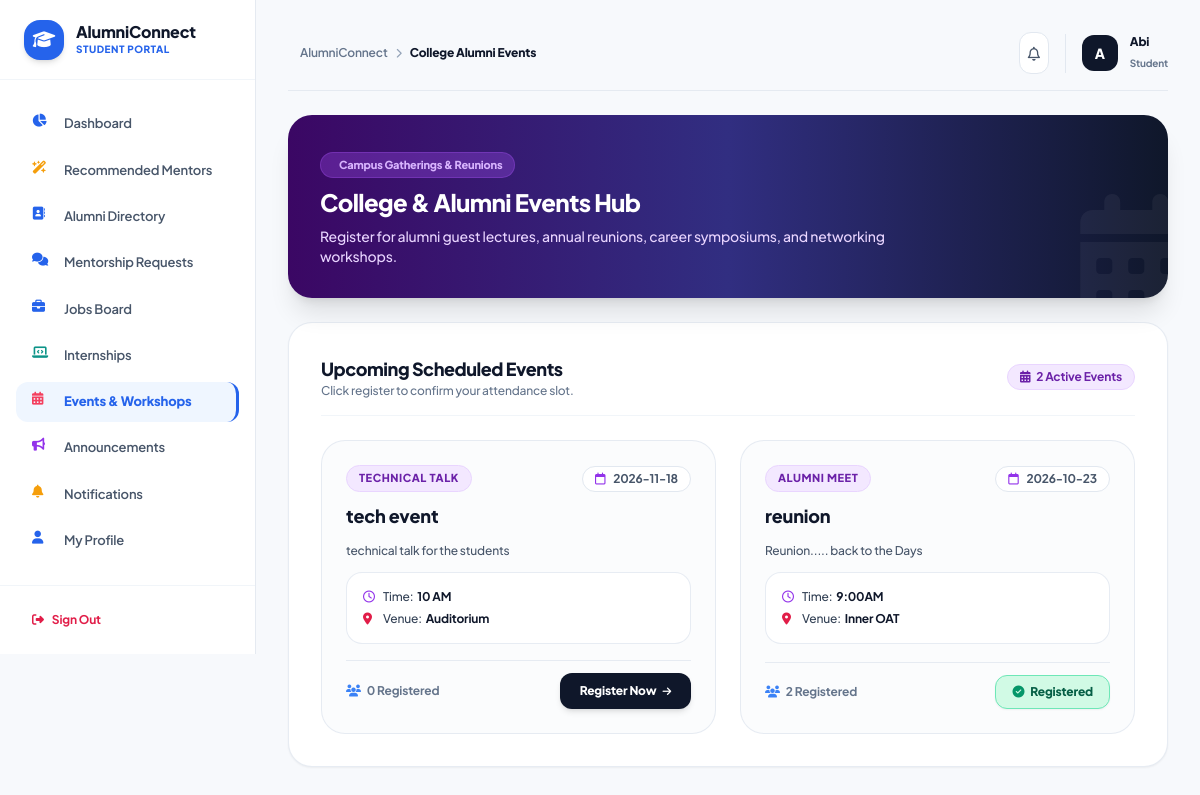
/student/events (signed in), run on the app's committed database.
### models/user.py (models this page shows, shortened)
class User(UserMixin, db.Model):
    __tablename__ = 'users'
    id = db.Column(db.Integer, primary_key=True)
    name = db.Column(db.String(100), nullable=False)
    email = db.Column(db.String(120), unique=True, nullable=False, index=True)
    password_hash = db.Column(db.String(255), nullable=False)
    role = db.Column(db.String(20), nullable=False, default='student')  # student, alumni, admin
    created_at = db.Column(db.DateTime, default=datetime.utcnow)
    is_active = db.Column(db.Boolean, default=True)
    student_profile = db.relationship('StudentProfile', backref='user', uselist=False, cascade="all, delete-orphan")
    alumni_profile = db.relationship('AlumniProfile', backref='user', uselist=False, cascade="all, delete-orphan")
    notifications = db.relationship('Notification', backref='user', cascade="all, delete-orphan")
    event_registrations = db.relationship('EventRegistration', backref='user', cascade="all, delete-orphan")

### models/events.py (models this page shows, shortened)
class Event(db.Model):
    __tablename__ = 'events'
    id = db.Column(db.Integer, primary_key=True)
    title = db.Column(db.String(150), nullable=False)
    description = db.Column(db.Text, nullable=False)
    event_date = db.Column(db.String(50), nullable=False)
    event_time = db.Column(db.String(50), nullable=False)
    venue = db.Column(db.String(150), nullable=False)
    event_type = db.Column(db.String(50), nullable=False, default='Alumni Meet')  # Alumni Meet, Webinar, Technical Talk, Workshop
    created_by = db.Column(db.Integer, db.ForeignKey('users.id'), nullable=False)
    created_at = db.Column(db.DateTime, default=datetime.utcnow)
    creator = db.relationship('User', backref='created_events')
    registrations = db.relationship('EventRegistration', backref='event', cascade="all, delete-orphan")

### routes/student.py (the view)
@student_bp.route('/events')
@login_required
@role_required('student')
def events():
    event_list = Event.query.order_by(Event.created_at.desc()).all()
    user_registrations = [er.event_id for er in EventRegistration.query.filter_by(user_id=current_user.id).all()]
    return render_template('student/events.html', events=event_list, user_registrations=user_registrations)

### utils/helpers.py (called while the page is built, shortened)
def role_required(*roles):
    def decorator(f):
        @wraps(f)
        def decorated_function(*args, **kwargs):
            if not current_user.is_authenticated:
                flash('Please log in to access this page.', 'warning')
                return redirect(url_for('auth.login'))
            return f(*args, **kwargs)
        return decorated_function
    return decorator

### templates/student/events.html (shortened to what this page needs)
{% extends 'base.html' %}
{% block header_title %}College Alumni Events{% endblock %}
{% block content %}
<div class="space-y-6">
    <div class="bg-gradient-to-r from-purple-950 via-indigo-900 to-slate-900 rounded-3xl p-6 sm:p-8 text-white shadow-xl flex flex-col sm:flex-row items-start sm:items-center justify-between gap-4 relative overflow-hidden">
        <div class="space-y-2 z-10">
            <div class="inline-flex items-center space-x-1.5 bg-purple-500/30 text-purple-300 text-[11px] font-extrabold px-3 py-1 rounded-full border border-purple-500/30">
                <span>Campus Gatherings & Reunions</span>
            </div>
            <h2 class="text-xl sm:text-2xl font-extrabold tracking-tight">College & Alumni Events Hub</h2>
            <p class="text-xs sm:text-sm text-purple-200 font-medium max-w-xl">Register for alumni guest lectures, annual reunions, career symposiums, and networking workshops.</p>
        </div>
        <div class="absolute -right-6 -bottom-6 text-white/5 text-9xl font-black pointer-events-none">
            <i class="fa-solid fa-calendar-days"></i>
        </div>
    </div>
    <div class="bg-white rounded-3xl border border-slate-200/80 p-6 sm:p-8 shadow-sm space-y-6">
        <div class="border-b pb-4 border-slate-100 flex items-center justify-between">
            <div>
                <h3 class="text-lg font-extrabold text-slate-900 tracking-tight">Upcoming Scheduled Events</h3>
                <p class="text-xs text-slate-500 font-medium">Click register to confirm your attendance slot.</p>
            </div>
            <span class="px-3 py-1 bg-purple-100 text-purple-800 text-xs font-bold rounded-full border border-purple-200"><i class="fa-solid fa-calendar-days mr-1"></i> {{ events|length }} Active Events</span>
        </div>
        <div class="grid grid-cols-1 md:grid-cols-2 gap-6">
            {% for ev in events %}
            <div class="p-6 rounded-3xl border border-slate-200/80 bg-slate-50/50 space-y-4 flex flex-col justify-between hover-lift transition-all">
                <div class="space-y-3">
                    <div class="flex items-center justify-between">
                        <span class="px-3 py-1 bg-purple-100 text-purple-800 text-[11px] font-extrabold rounded-full border border-purple-200 uppercase tracking-wider">{{ ev.event_type }}</span>
                        <span class="text-xs text-slate-600 font-bold bg-white px-3 py-1 rounded-full border border-slate-200"><i class="fa-regular fa-calendar text-purple-600 mr-1.5"></i> {{ ev.event_date }}</span>
                    </div>
                    <h4 class="text-lg font-extrabold text-slate-900 leading-snug">{{ ev.title }}</h4>
                    <p class="text-xs text-slate-600 leading-relaxed font-medium">{{ ev.description }}</p>
                    <div class="text-xs text-slate-700 space-y-1.5 bg-white p-4 rounded-2xl border border-slate-200/80 font-medium">
                        <p class="flex items-center"><i class="fa-regular fa-clock w-5 text-purple-600"></i> Time: <strong class="text-slate-900 ml-1">{{ ev.event_time }}</strong></p>
                        <p class="flex items-center"><i class="fa-solid fa-location-dot w-5 text-rose-600"></i> Venue: <strong class="text-slate-900 ml-1">{{ ev.venue }}</strong></p>
                    </div>
                </div>
                <div class="pt-3 border-t border-slate-200/80 flex items-center justify-between">
                    <span class="text-xs font-bold text-slate-500"><i class="fa-solid fa-users text-blue-500 mr-1"></i> {{ ev.registrations|length }} Registered</span>
                    {% if ev.id in user_registrations %}
                    <span class="px-4 py-2 bg-emerald-100 text-emerald-800 font-extrabold text-xs rounded-xl border border-emerald-300 shadow-sm flex items-center space-x-1.5">
                        <i class="fa-solid fa-circle-check text-emerald-600"></i>
                        <span>Registered</span>
                    </span>
                    {% else %}
                    <form action="{{ url_for('events.register_event', event_id=ev.id) }}" method="POST">
                        <button type="submit" class="px-5 py-2.5 bg-slate-900 hover:bg-slate-800 text-white font-extrabold text-xs rounded-xl shadow-md transition-all flex items-center space-x-1.5">
                            <span>Register Now</span>
                            <i class="fa-solid fa-arrow-right text-[10px]"></i>
                        </button>
                    </form>
                    {% endif %}
                </div>
            </div>
            {% endfor %}
        </div>
    </div>
</div>
{% endblock %}

### templates/base.html (shortened to what this page needs)
<!DOCTYPE html>
<html lang="en" class="h-full">
<head>
  <script src="https://cdn.tailwindcss.com"></script>
  <link rel="stylesheet" href="https://cdnjs.cloudflare.com/ajax/libs/font-awesome/6.5.1/css/all.min.css">
  <link rel="stylesheet" href="{{ url_for('static', filename='css/style.css') }}">
</head>
<body class="bg-[#F7F9FC] text-slate-900 font-sans min-h-full flex flex-col antialiased selection:bg-blue-100 selection:text-blue-900">
  {% if current_user.is_authenticated %}
  <div class="min-h-screen flex flex-col md:flex-row">
    <aside id="mobile-sidebar" class="fixed md:static top-0 left-0 z-50 h-full w-64 bg-white border-r border-[#E5EAF1] flex flex-col transition-transform duration-300 -translate-x-full md:translate-x-0 shrink-0">
      <div class="h-20 px-6 border-b border-slate-100 flex items-center justify-between">
        <a href="{{ url_for('auth.index') }}" class="flex items-center space-x-3">
          <div class="w-10 h-10 rounded-2xl {% if current_user.role == 'student' %}bg-blue-600{% elif current_user.role == 'alumni' %}bg-teal-600{% else %}bg-purple-600{% endif %} text-white flex items-center justify-center font-extrabold text-lg shadow-md">
            <i class="fa-solid fa-graduation-cap"></i>
          </div>
          <div>
            <span class="text-base font-extrabold text-slate-900 block leading-tight">AlumniConnect</span>
            <span class="text-[10px] font-extrabold uppercase tracking-wider block {% if current_user.role == 'student' %}text-blue-600{% elif current_user.role == 'alumni' %}text-teal-600{% else %}text-purple-600{% endif %}">
              {{ current_user.role.upper() }} PORTAL
            </span>
          </div>
        </a>
      </div>
      <nav class="flex-1 overflow-y-auto px-4 py-6 space-y-1.5">
        {% if current_user.role == 'student' %}
          <a href="{{ url_for('student.dashboard') }}" class="nav-link {% if request.endpoint == 'student.dashboard' %}active-student{% endif %}">
            <i class="fa-solid fa-chart-pie w-5 text-blue-600"></i>
            <span>Dashboard</span>
          </a>
          <a href="{{ url_for('student.recommended_mentors') }}" class="nav-link {% if request.endpoint == 'student.recommended_mentors' %}active-student{% endif %}">
            <i class="fa-solid fa-wand-magic-sparkles w-5 text-amber-500"></i>
            <span>Recommended Mentors</span>
          </a>
          <a href="{{ url_for('student.alumni_directory') }}" class="nav-link {% if request.endpoint == 'student.alumni_directory' %}active-student{% endif %}">
            <i class="fa-solid fa-address-book w-5 text-blue-600"></i>
            <span>Alumni Directory</span>
          </a>
          <a href="{{ url_for('student.mentorship_requests') }}" class="nav-link {% if request.endpoint == 'student.mentorship_requests' %}active-student{% endif %}">
            <i class="fa-solid fa-comments w-5 text-blue-600"></i>
            <span>Mentorship Requests</span>
          </a>
          <a href="{{ url_for('student.jobs') }}" class="nav-link {% if request.endpoint == 'student.jobs' %}active-student{% endif %}">
            <i class="fa-solid fa-briefcase w-5 text-blue-600"></i>
            <span>Jobs Board</span>
          </a>
          <a href="{{ url_for('student.internships') }}" class="nav-link {% if request.endpoint == 'student.internships' %}active-student{% endif %}">
            <i class="fa-solid fa-laptop-code w-5 text-teal-600"></i>
            <span>Internships</span>
          </a>
          <a href="{{ url_for('student.events') }}" class="nav-link {% if request.endpoint == 'student.events' %}active-student{% endif %}">
            <i class="fa-solid fa-calendar-days w-5 text-rose-500"></i>
            <span>Events & Workshops</span>
          </a>
          <a href="{{ url_for('student.announcements') }}" class="nav-link {% if request.endpoint == 'student.announcements' %}active-student{% endif %}">
            <i class="fa-solid fa-bullhorn w-5 text-purple-600"></i>
            <span>Announcements</span>
          </a>
          <a href="{{ url_for('student.notifications') }}" class="nav-link {% if request.endpoint == 'student.notifications' %}active-student{% endif %}">
            <i class="fa-solid fa-bell w-5 text-amber-500"></i>
            <span>Notifications</span>
          </a>
          <a href="{{ url_for('student.profile') }}" class="nav-link {% if request.endpoint == 'student.profile' %}active-student{% endif %}">
            <i class="fa-solid fa-user w-5 text-blue-600"></i>
            <span>My Profile</span>
          </a>
        {% endif %}
      </nav>
      <div class="p-4 border-t border-slate-100">
        <a href="{{ url_for('auth.logout') }}" class="flex items-center space-x-2 px-4 py-2.5 text-xs font-bold text-rose-600 hover:bg-rose-50 rounded-xl transition-all">
          <i class="fa-solid fa-right-from-bracket"></i>
          <span>Sign Out</span>
        </a>
      </div>
    </aside>
    <main class="flex-1 p-6 sm:p-8 space-y-6 overflow-y-auto">
      <header class="flex items-center justify-between pb-4 border-b border-[#E5EAF1]">
        <div class="flex items-center space-x-3">
          <div class="text-xs font-semibold text-slate-500 flex items-center space-x-2">
            <span>AlumniConnect</span>
            <i class="fa-solid fa-chevron-right text-[10px] text-slate-400"></i>
            <span class="text-slate-900 font-extrabold capitalize">{% block header_title %}Portal Center{% endblock %}</span>
          </div>
        </div>
        <div class="flex items-center space-x-4">
          <a href="{% if current_user.role == 'student' %}{{ url_for('student.notifications') }}{% else %}#{% endif %}" class="relative p-2 rounded-xl bg-white border border-slate-200 text-slate-600 hover:bg-slate-50 transition-colors">
            <i class="fa-regular fa-bell text-sm"></i>
          </a>
          <div class="flex items-center space-x-3 border-l border-slate-200 pl-4">
            <div class="w-9 h-9 rounded-xl bg-slate-900 text-white font-black flex items-center justify-center text-sm shadow-xs">
              {{ current_user.name[0]|upper }}
            </div>
            <div class="hidden sm:block">
              <span class="font-extrabold text-slate-900 text-xs block leading-tight">{{ current_user.name }}</span>
              <span class="text-[10px] font-bold text-slate-500 capitalize">{{ current_user.role }}</span>
            </div>
          </div>
        </div>
      </header>
      {% block content %}{% endblock %}
    </main>
  </div>
  {% endif %}
</body>
</html>

### static/css/style.css (style rules this page uses)
:root { --bg-page: #F7F9FC; --bg-card: #FFFFFF; --text-primary: #172033; --text-secondary: #64748B; --border-light: #E5EAF1; --primary-blue: #2563EB; --primary-blue-hover: #1D4ED8; --primary-blue-light: #EFF6FF; --alumni-teal: #0F9D8A; --alumni-teal-hover: #0D8A79; --alumni-teal-light: #F0FDF4; --admin-violet: #7C3AED; --admin-violet-hover: #6D28D9; --admin-violet-light: #F5F3FF; --color-success: #10B981; --color-warning: #F59E0B; --color-danger: #EF4444; --radius-card: 16px; --shadow-card: 0 4px 16px -2px rgba(23, 32, 51, 0.04), 0 2px 6px -1px rgba(23, 32, 51, 0.02); --shadow-hover: 0 12px 28px -4px rgba(23, 32, 51, 0.08), 0 4px 10px -2px rgba(23, 32, 51, 0.03); }
body { font-family: 'Plus Jakarta Sans', -apple-system, BlinkMacSystemFont, sans-serif; background-color: var(--bg-page); color: var(--text-primary); letter-spacing: -0.011em; min-height: 100vh; -webkit-font-smoothing: antialiased; }
.hover-lift { transition: transform 0.2s cubic-bezier(0.16, 1, 0.3, 1), box-shadow 0.2s cubic-bezier(0.16, 1, 0.3, 1); }
.nav-link { display: flex; items-center: center; gap: 0.75rem; padding: 0.65rem 1rem; border-radius: 12px; font-size: 0.8125rem; font-weight: 600; color: #475569; transition: all 0.15s ease; }
.nav-link.active-student { background-color: var(--primary-blue-light); color: var(--primary-blue); font-weight: 800; border-right: 3px solid var(--primary-blue); }

### data on the page
User: role "STUDENT", name "A", name "Abi", role "Student"
Event: event_type "TECHNICAL TALK", event_date "2026-11-18", title "tech event", description "technical talk for the students", event_time "10 AM", venue "Auditorium", registrations|length "0"
Event: event_type "ALUMNI MEET", event_date "2026-10-23", title "reunion", description "Reunion..... back to the Days", event_time "9:00AM", venue "Inner OAT", registrations|length "2", shows "Registered"

### other printed values
{{ events|length }} "2"
